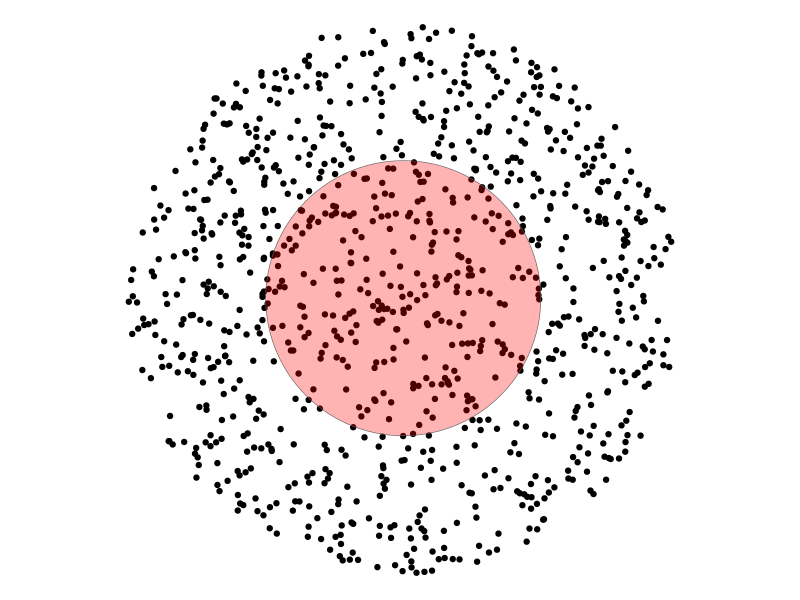
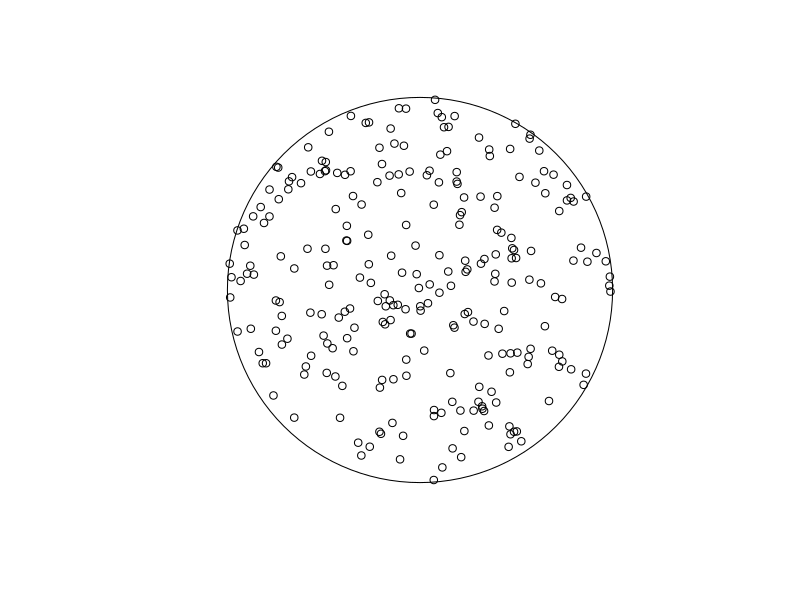
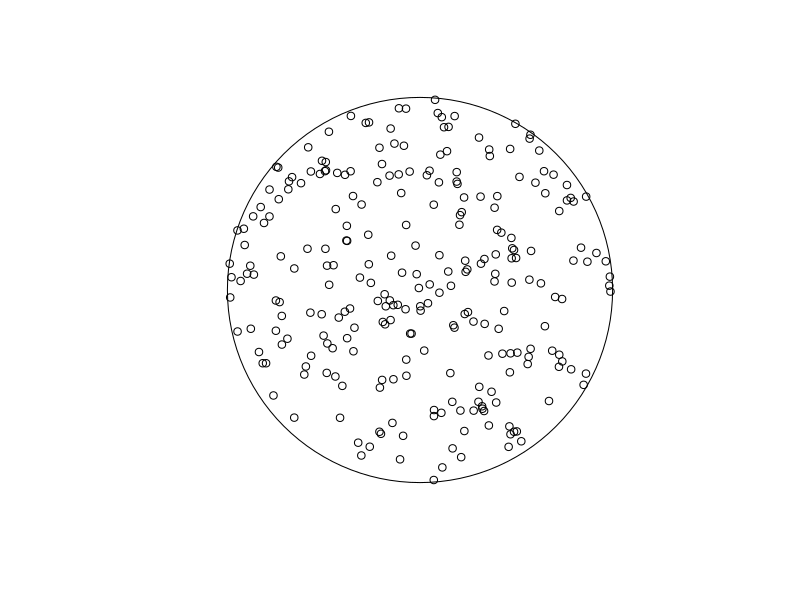
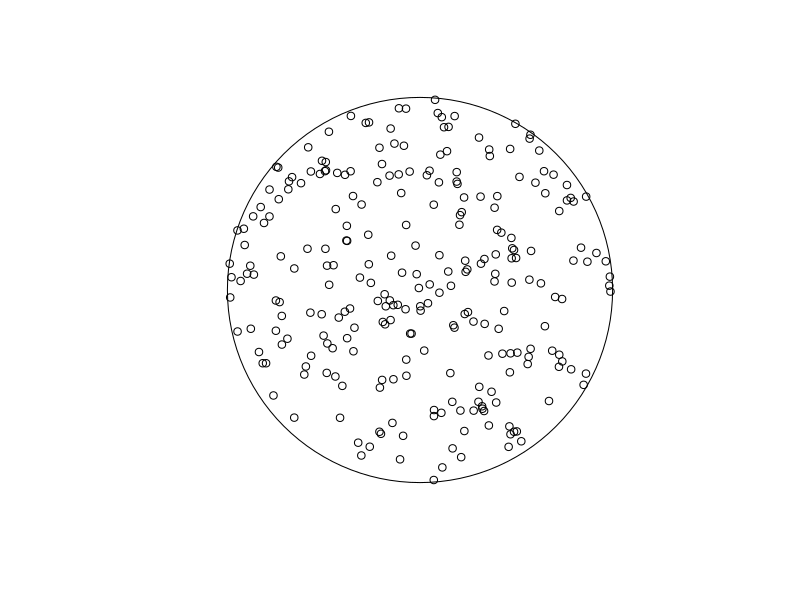

Recreate these plots in R, in order. (Note: this script raises an error after producing the figures.)
## ---- chunk 1
knitr::opts_chunk$set(echo = TRUE)
## ---- chunk 2

library(sf)
library(tidyverse)
library(microbenchmark)
monte_generoso <- st_buffer(st_sfc(st_point(c(722758.81,87648.67)),crs = 21781),1000)

points <- st_sample(st_buffer(monte_generoso,1000),1000,what = "centers")

ggplot() + 
  geom_sf(data = points)+
  geom_sf(data = monte_generoso,fill = "red",alpha = 0.3) + 
  theme_void()


## ---- chunk 3
points_filter1 <- points[st_within(points,monte_generoso,sparse = FALSE)[,1]]
plot(monte_generoso); plot(points_filter1, add = TRUE)

points_filter2 <- points[st_contains(monte_generoso,points,sparse = FALSE)[1,]]
plot(monte_generoso); plot(points_filter2, add = TRUE)

points_filter3 <- points[st_intersects(points,monte_generoso,sparse = FALSE)[,1]]
plot(monte_generoso); plot(points_filter3, add = TRUE)

identical(points_filter1,points_filter2)
identical(points_filter1,points_filter3)
## ---- chunk 4
mbm  <- microbenchmark(
  intersects = st_intersects(monte_generoso,points),
  within = st_within(points,monte_generoso),
  contains = st_contains(monte_generoso,points),
  times = 100
)

mbm$time <- microbenchmark:::convert_to_unit(mbm$time,"t")

# this could have also been done with autoplot(), but I don't like automated plottnig functions.
ggplot(mbm, aes(expr,time,fill = expr)) +
  ggplot2::geom_violin() +
  coord_flip() +
  theme_minimal() +
  # expand_limits(y = 0) +
  labs(x = "Function",y = paste0("Duration (in ",attr(mbm$time,"unit"),")")) +
  theme(legend.position = "none")


## ---- chunk 5
mbm2 <- map_dfr(c(10,100,500,1000,5000,10000),function(n_points){
  
  points <- st_sample(st_buffer(monte_generoso,1000),n_points,what = "centers")

  mbm  <- microbenchmark(
  intersects = st_intersects(monte_generoso,points),
  within = st_within(points,monte_generoso),
  contains = st_contains(monte_generoso,points),
  times = 10
  )
  as.data.frame(mbm) %>%
    mutate(n = n_points)
})
## ---- chunk 6
mbm2$time <- microbenchmark:::convert_to_unit(mbm2$time,"t")

mbm2 %>%
  group_by(expr,n) %>%
  summarise(
    median = median(time),
    q25 = quantile(time,0.25),
    q75 = quantile(time,0.75)
  ) %>%
ggplot(aes(n,median, colour = expr)) +
  geom_line() +
  geom_pointrange(aes(ymin = q25,ymax = q75)) +
  labs(x = "# data points",y = paste0("Duration (in ",attr(mbm2$time,"unit"),")"), colour = "Binary Predicate Operation") +
  expand_limits(y = 0) +
  theme_minimal() +
  theme(legend.position = "bottom") 

## ---- chunk 7


mbm3 <- map_dfr(c(1,5,20,100,500),function(n_circles){
  
  points <- st_sample(st_buffer(monte_generoso,1000),1000,what = "centers")
  circles <-   st_sample(st_buffer(monte_generoso,1000),n_circles,what = "centers") %>%
    st_buffer(500)

  mbm  <- microbenchmark(
  intersects = st_intersects(monte_generoso,points),
  within = st_within(points,monte_generoso),
  contains = st_contains(monte_generoso,points),
  times = 10
  )
  as.data.frame(mbm) %>%
    mutate(n = n_circles)
})

mbm3$time <- microbenchmark:::convert_to_unit(mbm3$time,"t")


mbm3 %>%
  group_by(expr,n) %>%
  summarise(
    median = median(time),
    q25 = quantile(time,0.25),
    q75 = quantile(time,0.75)
  ) %>%
ggplot(aes(n,median, colour = expr)) +
  geom_line() +
  geom_pointrange(aes(ymin = q25,ymax = q75)) +
  labs(x = "# data circles",y = paste0("Duration (in ",attr(mbm3$time,"unit"),")"), colour = "Binary Predicate Operation") +
  expand_limits(y = 0) +
  theme_minimal() +
  theme(legend.position = "bottom") 

## ---- chunk 8
sessionInfo()
